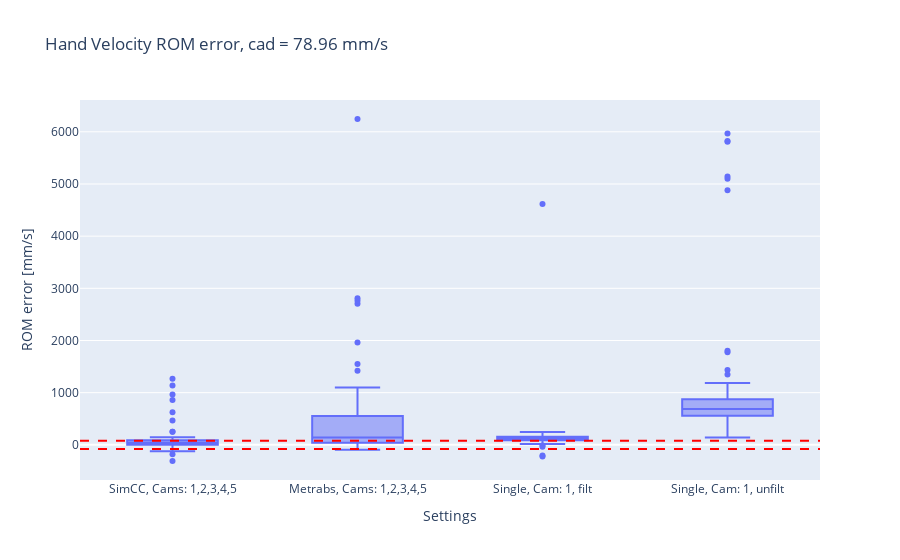
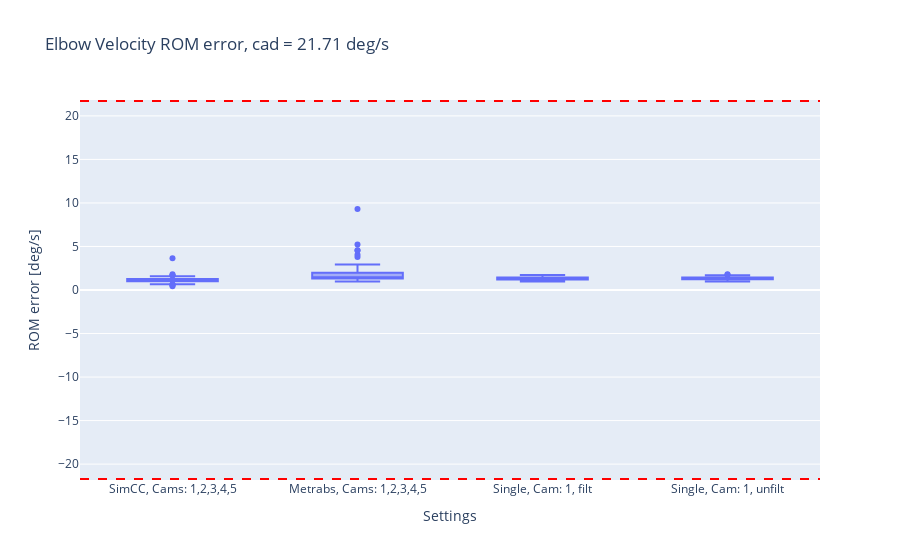
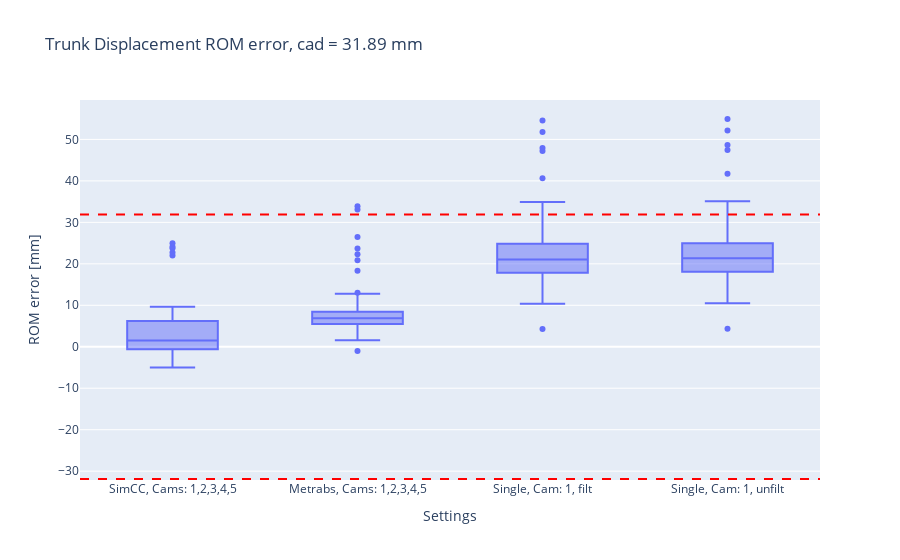
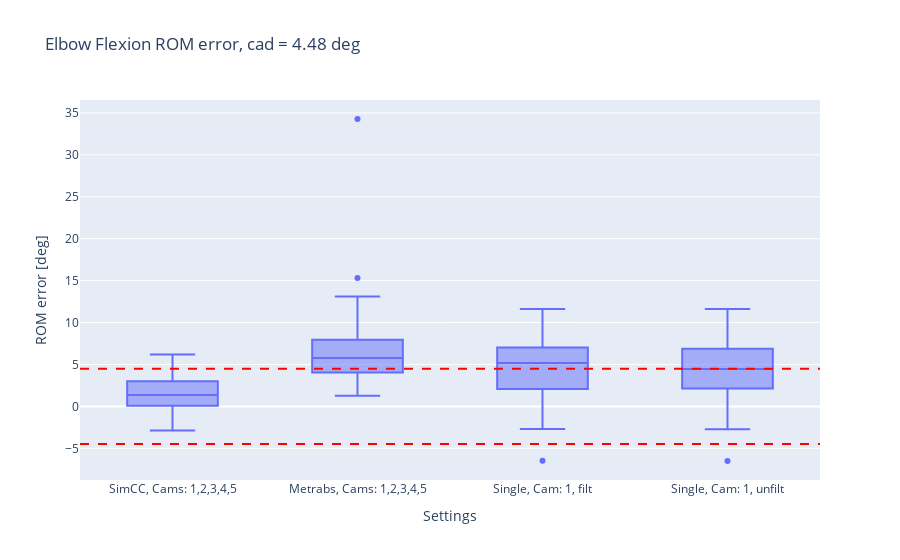

Source (notebook cell) for these figures, in order:
### Code cell
os.makedirs(dir_boxplots_rom_error, exist_ok=True)

for measure in metrics:
    unit = get_unit(measure)
    title_name = get_title_measure_name(measure)
    
    cad = get_cad(df_cad, measure)
    cad_minus = -cad
    
    fig = px.box(df_for_plot_corr[df_for_plot_corr['measure'] == measure], x='id_s_name', y='error', title=f'{title_name} ROM error, cad = {cad} {unit}',
                 template='plotly')
    

    
    fig.add_hline(y=cad, line_dash='dash', line_color='red', name='CAD')
    fig.add_hline(y=-cad, line_dash='dash', line_color='red', name='CAD')
    
    fig.update_layout(title= f'{title_name} ROM error, cad = {cad} {unit}',
                  xaxis_title=f'Settings',
                  yaxis_title=f'ROM error [{unit}]',
                  )
    
    #fig.show()
    
    """filepath = os.path.join(dir_boxplots_rom_error, f'{measure}_rom_error_boxplot_corr.html')
    fig.write_html(filepath)
    
    filepath = os.path.join(dir_boxplots_rom_error, f'{measure}_rom_error_boxplot_corr.png')
    fig.write_image(filepath)"""

### Figure 1 — Plotly figure (JSON) as saved in the notebook; plotly's stock layout.template omitted (floating-point values rounded to 4 significant figures; data arrays with more than 128 entries replaced by an {"elided": "..."} marker saying what was removed)
{"data": [{"alignmentgroup": "True", "hovertemplate": "id_s_name=%{x}<br>error=%{y}<extra></extra>", "legendgroup": "", "marker": {"color": "#636efa"}, "name": "", "notched": false, "offsetgroup": "", "orientation": "v", "showlegend": false, "x": {"elided": "359 str values"}, "x0": " ", "xaxis": "x", "y": {"elided": "359 float values"}, "y0": " ", "yaxis": "y", "type": "box"}], "layout": {"xaxis": {"anchor": "y", "domain": [0.0, 1.0], "title": {"text": "Settings"}}, "yaxis": {"anchor": "x", "domain": [0.0, 1.0], "title": {"text": "ROM error [mm/s]"}}, "legend": {"tracegroupgap": 0}, "title": {"text": "Hand Velocity ROM error, cad = 78.96 mm/s"}, "boxmode": "group", "shapes": [{"line": {"color": "red", "dash": "dash"}, "name": "CAD", "type": "line", "x0": 0, "x1": 1, "xref": "x domain", "y0": 78.96, "y1": 78.96, "yref": "y"}, {"line": {"color": "red", "dash": "dash"}, "name": "CAD", "type": "line", "x0": 0, "x1": 1, "xref": "x domain", "y0": -78.96, "y1": -78.96, "yref": "y"}]}}

### Figure 2 — Plotly figure (JSON) as saved in the notebook; plotly's stock layout.template omitted (floating-point values rounded to 4 significant figures; data arrays with more than 128 entries replaced by an {"elided": "..."} marker saying what was removed)
{"data": [{"alignmentgroup": "True", "hovertemplate": "id_s_name=%{x}<br>error=%{y}<extra></extra>", "legendgroup": "", "marker": {"color": "#636efa"}, "name": "", "notched": false, "offsetgroup": "", "orientation": "v", "showlegend": false, "x": {"elided": "359 str values"}, "x0": " ", "xaxis": "x", "y": {"elided": "359 float values"}, "y0": " ", "yaxis": "y", "type": "box"}], "layout": {"xaxis": {"anchor": "y", "domain": [0.0, 1.0], "title": {"text": "Settings"}}, "yaxis": {"anchor": "x", "domain": [0.0, 1.0], "title": {"text": "ROM error [deg/s]"}}, "legend": {"tracegroupgap": 0}, "title": {"text": "Elbow Velocity ROM error, cad = 21.71 deg/s"}, "boxmode": "group", "shapes": [{"line": {"color": "red", "dash": "dash"}, "name": "CAD", "type": "line", "x0": 0, "x1": 1, "xref": "x domain", "y0": 21.71, "y1": 21.71, "yref": "y"}, {"line": {"color": "red", "dash": "dash"}, "name": "CAD", "type": "line", "x0": 0, "x1": 1, "xref": "x domain", "y0": -21.71, "y1": -21.71, "yref": "y"}]}}

### Figure 3 — Plotly figure (JSON) as saved in the notebook; plotly's stock layout.template omitted (floating-point values rounded to 4 significant figures; data arrays with more than 128 entries replaced by an {"elided": "..."} marker saying what was removed)
{"data": [{"alignmentgroup": "True", "hovertemplate": "id_s_name=%{x}<br>error=%{y}<extra></extra>", "legendgroup": "", "marker": {"color": "#636efa"}, "name": "", "notched": false, "offsetgroup": "", "orientation": "v", "showlegend": false, "x": {"elided": "359 str values"}, "x0": " ", "xaxis": "x", "y": {"elided": "359 float values"}, "y0": " ", "yaxis": "y", "type": "box"}], "layout": {"xaxis": {"anchor": "y", "domain": [0.0, 1.0], "title": {"text": "Settings"}}, "yaxis": {"anchor": "x", "domain": [0.0, 1.0], "title": {"text": "ROM error [mm]"}}, "legend": {"tracegroupgap": 0}, "title": {"text": "Trunk Displacement ROM error, cad = 31.89 mm"}, "boxmode": "group", "shapes": [{"line": {"color": "red", "dash": "dash"}, "name": "CAD", "type": "line", "x0": 0, "x1": 1, "xref": "x domain", "y0": 31.89, "y1": 31.89, "yref": "y"}, {"line": {"color": "red", "dash": "dash"}, "name": "CAD", "type": "line", "x0": 0, "x1": 1, "xref": "x domain", "y0": -31.89, "y1": -31.89, "yref": "y"}]}}

### Figure 4 — Plotly figure (JSON) as saved in the notebook; plotly's stock layout.template omitted (floating-point values rounded to 4 significant figures; data arrays with more than 128 entries replaced by an {"elided": "..."} marker saying what was removed)
{"data": [{"alignmentgroup": "True", "hovertemplate": "id_s_name=%{x}<br>error=%{y}<extra></extra>", "legendgroup": "", "marker": {"color": "#636efa"}, "name": "", "notched": false, "offsetgroup": "", "orientation": "v", "showlegend": false, "x": {"elided": "359 str values"}, "x0": " ", "xaxis": "x", "y": {"elided": "359 float values"}, "y0": " ", "yaxis": "y", "type": "box"}], "layout": {"xaxis": {"anchor": "y", "domain": [0.0, 1.0], "title": {"text": "Settings"}}, "yaxis": {"anchor": "x", "domain": [0.0, 1.0], "title": {"text": "ROM error [deg]"}}, "legend": {"tracegroupgap": 0}, "title": {"text": "Elbow Flexion ROM error, cad = 4.48 deg"}, "boxmode": "group", "shapes": [{"line": {"color": "red", "dash": "dash"}, "name": "CAD", "type": "line", "x0": 0, "x1": 1, "xref": "x domain", "y0": 4.48, "y1": 4.48, "yref": "y"}, {"line": {"color": "red", "dash": "dash"}, "name": "CAD", "type": "line", "x0": 0, "x1": 1, "xref": "x domain", "y0": -4.48, "y1": -4.48, "yref": "y"}]}}
